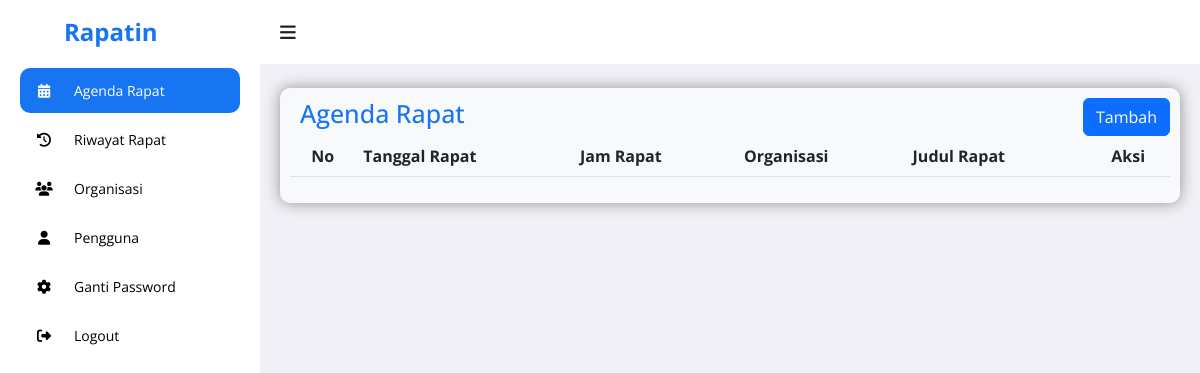
Page /admin/agenda.php (signed in) on the earlier database version.
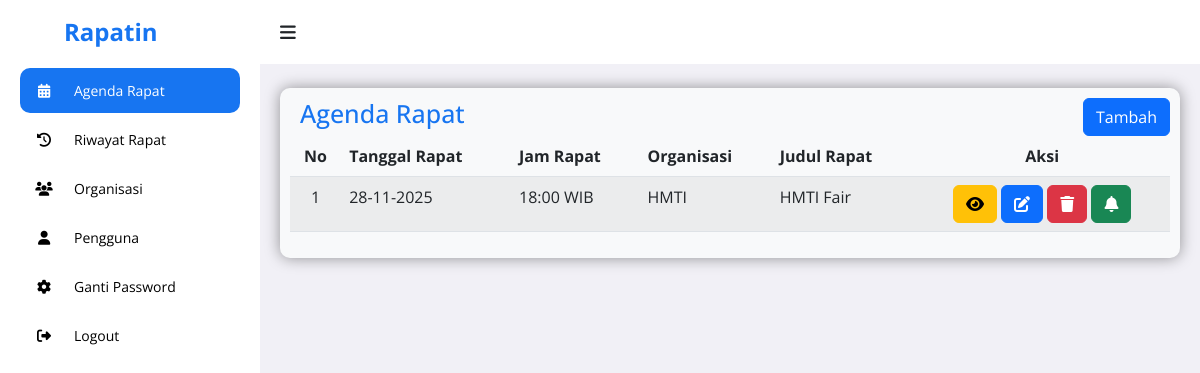
Same page on the later database version.
### tables this page shows
CREATE TABLE `agenda_rapat` (
  `id_rapat` int NOT NULL,
  `tanggal_rapat` date NOT NULL,
  `jam_rapat` time NOT NULL,
  `judul_rapat` varchar(255) NOT NULL,
  `ruang_rapat` varchar(100) DEFAULT NULL,
  `keterangan` text,
  `notulen_file` varchar(255) DEFAULT NULL,
  `id_organisasi` int NOT NULL,
  `id_pembuat` int NOT NULL
);

CREATE TABLE `organisasi` (
  `id_organisasi` int NOT NULL,
  `nama_organisasi` varchar(255) NOT NULL
);

### admin/agenda.php (the view, shortened to what this page needs)
<?php
include("../php/koneksi.php");
$id_pembuat_rapat = $_SESSION['id_user'];
$list_rapat = [];
$sql_read = "SELECT
                r.*,
                o.nama_organisasi
             FROM agenda_rapat r
             JOIN organisasi o ON r.id_organisasi = o.id_organisasi
             WHERE r.id_pembuat = '$id_pembuat_rapat'
             -- MODIFIKASI: Hanya ambil rapat yang belum berlangsung
             AND CONCAT(r.tanggal_rapat, ' ', r.jam_rapat) > NOW()
             ORDER BY r.tanggal_rapat ASC, r.jam_rapat ASC";
$q_read = mysqli_query($koneksi, $sql_read);
while ($r_read = mysqli_fetch_assoc($q_read)) {
    $list_rapat[] = $r_read;
}
?>
<!DOCTYPE html>
<html lang="en">
<head>
	<link rel="stylesheet" href="https://cdnjs.cloudflare.com/ajax/libs/font-awesome/6.4.0/css/all.min.css">
	<link rel="stylesheet" href="https://cdn.jsdelivr.net/npm/bootstrap@5.2.3/dist/css/bootstrap.min.css">
	<link rel="stylesheet" href="https://cdn.datatables.net/2.3.4/css/dataTables.bootstrap5.css">
	<link rel="stylesheet" href="https://cdn.datatables.net/responsive/2.3.4/css/responsive.bootstrap5.min.css">
	<link rel="stylesheet" href="https://cdn.jsdelivr.net/npm/select2@4.1.0-rc.0/dist/css/select2.min.css" />
	<link rel="stylesheet" href="https://cdn.jsdelivr.net/npm/select2-bootstrap-5-theme@1.3.0/dist/select2-bootstrap-5-theme.min.css" />
	<link rel="stylesheet" href="https://cdn.jsdelivr.net/npm/select2-bootstrap-5-theme@1.3.0/dist/select2-bootstrap-5-theme.rtl.min.css" />
	<link rel="stylesheet" href="https://unpkg.com/aos@next/dist/aos.css" />
	<link rel="stylesheet" href="../assets/admin.css">
</head>
<body>
	<section id="sidebar">
		<a href="../landing/index.html" data-aos="fade-down" class="logo ps-3"><i class='ps-5'></i> Rapatin</a>
		<ul class="side-menu" data-aos="fade-right">
			<li><a href="agenda.php" class="active"><i class="fa-solid fa-calendar-days icon"></i> Agenda Rapat</a></li>
			<li><a href="riwayat.php"><i class="fa-solid fa-clock-rotate-left icon"></i> Riwayat Rapat</a></li>
			<li><a href="organisasi.php"><i class="fa-solid fa-users icon"></i> Organisasi</a></li>
			<li><a href="manage_user.php"><i class="fa-solid fa-user icon"></i> Pengguna</a></li>
			<li><a href="pengaturan.php"><i class="fa-solid fa-gear icon"></i> Ganti Password</a></li>
			<li><a href="logout.php"><i class="fa-solid fa-right-from-bracket icon"></i> Logout</a></li>
		</ul>
	</section>
	<section id="content">
		<nav class="atas">
			<i data-aos="fade-right" class='fa-solid fa-bars toggle-sidebar' ></i>
		</nav>
		<main>
			<div data-aos="fade-down" class="rapat bg-light">
				<div class="tableheader">
					<h2>Agenda Rapat</h2>
					<button type="button" class="btn btn-primary tambah" data-bs-toggle="modal" data-bs-target="#exampleModal">Tambah</button>
				</div>
				<table id="example" class="table table-striped">
        			<thead>
        			    <tr>
        			        <th class="text-center">No</th>
        			        <th>Tanggal Rapat</th>
        			        <th>Jam Rapat</th>
        			        <th>Organisasi</th>
        			        <th>Judul Rapat</th>
        			        <th class="text-center">Aksi</th>
        			    </tr>
        			</thead>
        			<tbody>
    				    <?php $no = 1; foreach ($list_rapat as $rapat) : ?>
    				    <tr>
    				        <td class="text-center"><?php echo $no++; ?></td>
    				        <td><?php echo htmlspecialchars(date('d-m-Y', strtotime($rapat['tanggal_rapat']))); ?></td>
    				        <td><?php echo htmlspecialchars(date('H:i', strtotime($rapat['jam_rapat'])) . ' WIB'); ?></td>
    				        <td><?php echo htmlspecialchars($rapat['nama_organisasi']); ?></td>
    				        <td><?php echo htmlspecialchars($rapat['judul_rapat']); ?></td>
    				        <td class="text-center">
    				            <button type="button" class="btn btn-warning aksi view-rapat-btn" data-bs-toggle="modal" data-bs-target="#viewModal" data-id="<?php echo $rapat['id_rapat']; ?>"><i class="fa-solid fa-eye"></i></button>
    				            <button type="button" class="btn btn-primary aksi"
								data-bs-toggle="modal"
								data-bs-target="#editModal"
								data-id="<?php echo $rapat['id_rapat']; ?>"
								data-tanggal="<?php echo $rapat['tanggal_rapat']; ?>"
    							data-jam="<?php echo $rapat['jam_rapat']; ?>"
								data-judul="<?php echo htmlspecialchars($rapat['judul_rapat']); ?>"
								data-ruangan="<?php echo htmlspecialchars($rapat['ruang_rapat']); ?>"
								data-keterangan="<?php echo htmlspecialchars($rapat['keterangan']); ?>"
								data-organisasiid="<?php echo $rapat['id_organisasi']; ?>"
								data-notulen="<?php echo htmlspecialchars($rapat['notulen_file']); ?>"
								<?php
    							    $peserta_arr_ids = [];
    							    $q_p = mysqli_query($koneksi, "SELECT id_user FROM peserta_rapat WHERE id_rapat = '{$rapat['id_rapat']}'");
    							    while ($r_p = mysqli_fetch_assoc($q_p)) {
    							        $peserta_arr_ids[] = $r_p['id_user'];
    							    }
    							    $peserta_json = json_encode($peserta_arr_ids);
    							?>
    							data-peserta='<?php echo htmlspecialchars($peserta_json, ENT_QUOTES, 'UTF-8'); ?>'
								>
								<i class="fa-solid fa-pen-to-square"></i></button>
    				            <button type="button" class="btn btn-danger aksi" data-bs-toggle="modal" data-bs-target="#deletemodal" data-id="<?php echo $rapat['id_rapat']; ?>"><i class="fa-solid fa-trash"></i></i></button>
    				            <button type="button" class="btn btn-success aksi" data-bs-toggle="modal" data-bs-target="#notifmodal" data-id="<?php echo $rapat['id_rapat']; ?>"><i class="fa-solid fa-bell"></i></i></button>
    				        </td>
    				    </tr>
    				    <?php endforeach; ?>
    				</tbody>
    			</table>
			</div>
		</main>
	</section>
</body>
</html>

### assets/admin.css (style rules this page uses)
* { font-family: 'Open Sans', sans-serif; margin: 0; padding: 0; box-sizing: border-box; }
:root { --abu: #F1F0F6; --putih: #fff; --hitam: #000; --biru: #1775F1; }
html { overflow-x: hidden; }
body { background: var(--abu); overflow-x: hidden; }
a { text-decoration: none; }
li { list-style: none; }
#sidebar { position: fixed; max-width: 260px; width: 100%; background: var(--putih); top: 0; left: 0; height: 100%; overflow-y: auto; scrollbar-width: none; transition: all .3s ease; z-index: 200; }
#sidebar .logo { font-size: 24px; display: flex; align-items: center; height: 64px; font-weight: 700; color: var(--biru); position: sticky; top: 0; left: 0; z-index: 100; background: var(--putih); transition: all .3s ease; padding: 0 6px; }
#sidebar .icon { min-width: 48px; display: flex; justify-content: center; align-items: center; margin-right: 6px; }
#sidebar .side-menu { padding: 0 20px; transition: all .3s ease; }
#sidebar .side-menu a { display: flex; align-items: center; font-size: 14px; color: var(--hitam); padding: 12px 16px 12px 0; transition: all .3s ease; border-radius: 10px; margin: 4px 0; white-space: nowrap; }
#sidebar .side-menu > li > a.active, #sidebar .side-menu > li > a.active:hover { background: var(--biru); color: var(--putih); }
#content { position: relative; width: calc(100% - 260px); left: 260px; transition: all .3s ease; }
.atas { background: var(--putih); height: 64px; padding: 0 20px; display: flex; align-items: center; grid-gap: 28px; position: sticky; top: 0; left: 0; z-index: 100; }
nav .toggle-sidebar { font-size: 18px; cursor: pointer; }
main { width: 100%; padding: 24px 20px 20px 20px; }
main .rapat { box-shadow: 0 0 15px 0 rgba(0, 0, 0, 0.4); border-radius: 10px; padding: 10px; }
main .tableheader { display: flex; justify-content: space-between; align-items: flex-start; }
main .tableheader h2 { color: #1775F1; margin-left: 10px; font-size: 25px; }

Differences in the rows shown:
added agenda_rapat: tanggal_rapat "28-11-2025", jam_rapat "18:00 WIB", id_organisasi.nama_organisasi "HMTI", judul_rapat "HMTI Fair"
